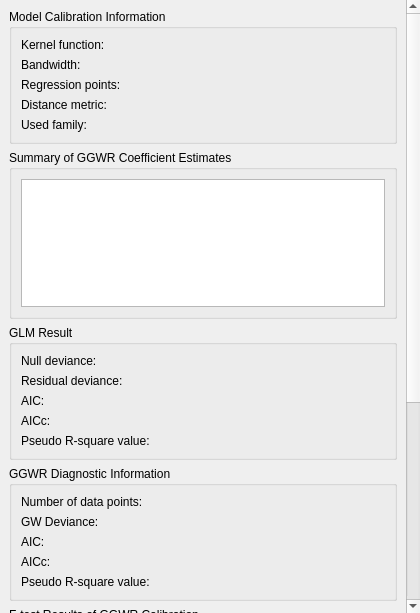
<?xml version="1.0" encoding="UTF-8"?>
<ui version="4.0">
 <class>GwmPropertyGGWRTab</class>
 <widget class="QWidget" name="GwmPropertyGGWRTab">
  <property name="geometry">
   <rect>
    <x>0</x>
    <y>0</y>
    <width>420</width>
    <height>613</height>
   </rect>
  </property>
  <property name="windowTitle">
   <string>Form</string>
  </property>
  <layout class="QGridLayout" name="gridLayout">
   <property name="leftMargin">
    <number>0</number>
   </property>
   <property name="topMargin">
    <number>0</number>
   </property>
   <property name="rightMargin">
    <number>0</number>
   </property>
   <property name="bottomMargin">
    <number>0</number>
   </property>
   <item row="0" column="0">
    <widget class="QScrollArea" name="scrollArea">
     <property name="frameShape">
      <enum>QFrame::NoFrame</enum>
     </property>
     <property name="frameShadow">
      <enum>QFrame::Plain</enum>
     </property>
     <property name="lineWidth">
      <number>0</number>
     </property>
     <property name="widgetResizable">
      <bool>true</bool>
     </property>
     <property name="alignment">
      <set>Qt::AlignLeading|Qt::AlignLeft|Qt::AlignTop</set>
     </property>
     <widget class="QWidget" name="scrollAreaWidgetContents">
      <property name="geometry">
       <rect>
        <x>0</x>
        <y>-291</y>
        <width>403</width>
        <height>904</height>
       </rect>
      </property>
      <layout class="QVBoxLayout" name="verticalLayout">
       <item>
        <widget class="QGroupBox" name="groupBox">
         <property name="sizePolicy">
          <sizepolicy hsizetype="Preferred" vsizetype="Fixed">
           <horstretch>0</horstretch>
           <verstretch>0</verstretch>
          </sizepolicy>
         </property>
         <property name="title">
          <string>Model Calibration Information</string>
         </property>
         <layout class="QFormLayout" name="formLayout">
          <item row="0" column="0">
           <widget class="QLabel" name="label">
            <property name="text">
             <string>Kernel function:</string>
            </property>
           </widget>
          </item>
          <item row="0" column="1">
           <widget class="QLabel" name="lblKernelFunction">
            <property name="text">
             <string/>
            </property>
           </widget>
          </item>
          <item row="1" column="0">
           <widget class="QLabel" name="lblBandwidthType">
            <property name="text">
             <string>Bandwidth:</string>
            </property>
           </widget>
          </item>
          <item row="1" column="1">
           <widget class="QLabel" name="lblBandwidthSize">
            <property name="text">
             <string/>
            </property>
           </widget>
          </item>
          <item row="2" column="0">
           <widget class="QLabel" name="label_5">
            <property name="text">
             <string>Regression points:</string>
            </property>
           </widget>
          </item>
          <item row="2" column="1">
           <widget class="QLabel" name="lblRegressionPoints">
            <property name="text">
             <string/>
            </property>
           </widget>
          </item>
          <item row="3" column="0">
           <widget class="QLabel" name="label_7">
            <property name="text">
             <string>Distance metric:</string>
            </property>
           </widget>
          </item>
          <item row="3" column="1">
           <widget class="QLabel" name="lblDistanceMetric">
            <property name="text">
             <string/>
            </property>
           </widget>
          </item>
          <item row="4" column="0">
           <widget class="QLabel" name="label_14">
            <property name="text">
             <string>Used family:</string>
            </property>
           </widget>
          </item>
          <item row="4" column="1">
           <widget class="QLabel" name="lblFamily">
            <property name="text">
             <string/>
            </property>
           </widget>
          </item>
         </layout>
        </widget>
       </item>
       <item>
        <widget class="QGroupBox" name="groupBox_2">
         <property name="sizePolicy">
          <sizepolicy hsizetype="Preferred" vsizetype="Preferred">
           <horstretch>0</horstretch>
           <verstretch>0</verstretch>
          </sizepolicy>
         </property>
         <property name="title">
          <string>Summary of GGWR Coefficient Estimates</string>
         </property>
         <layout class="QGridLayout" name="gridLayout_2">
          <property name="leftMargin">
           <number>9</number>
          </property>
          <property name="topMargin">
           <number>9</number>
          </property>
          <property name="rightMargin">
           <number>9</number>
          </property>
          <property name="bottomMargin">
           <number>9</number>
          </property>
          <item row="0" column="0">
           <widget class="QTableWidget" name="tbwCoefficient">
            <property name="minimumSize">
             <size>
              <width>0</width>
              <height>128</height>
             </size>
            </property>
           </widget>
          </item>
         </layout>
        </widget>
       </item>
       <item>
        <widget class="QGroupBox" name="grpGLMDiagnostic">
         <property name="title">
          <string>GLM Result</string>
         </property>
         <layout class="QFormLayout" name="formLayout_3">
          <item row="0" column="0">
           <widget class="QLabel" name="label_3">
            <property name="text">
             <string>Null deviance:</string>
            </property>
           </widget>
          </item>
          <item row="0" column="1">
           <widget class="QLabel" name="lblNullDev">
            <property name="text">
             <string/>
            </property>
           </widget>
          </item>
          <item row="1" column="0">
           <widget class="QLabel" name="label_11">
            <property name="text">
             <string>Residual deviance:</string>
            </property>
           </widget>
          </item>
          <item row="2" column="0">
           <widget class="QLabel" name="label_12">
            <property name="text">
             <string>AIC:</string>
            </property>
           </widget>
          </item>
          <item row="3" column="0">
           <widget class="QLabel" name="label_13">
            <property name="text">
             <string>AICc:</string>
            </property>
           </widget>
          </item>
          <item row="1" column="1">
           <widget class="QLabel" name="lblGLMDev">
            <property name="text">
             <string/>
            </property>
           </widget>
          </item>
          <item row="2" column="1">
           <widget class="QLabel" name="lblGLMAIC">
            <property name="text">
             <string/>
            </property>
           </widget>
          </item>
          <item row="3" column="1">
           <widget class="QLabel" name="lblGLMAICc">
            <property name="text">
             <string/>
            </property>
           </widget>
          </item>
          <item row="4" column="0">
           <widget class="QLabel" name="label_10">
            <property name="text">
             <string>Pseudo R-square value:</string>
            </property>
           </widget>
          </item>
          <item row="4" column="1">
           <widget class="QLabel" name="lblGLMRSS">
            <property name="text">
             <string/>
            </property>
           </widget>
          </item>
         </layout>
        </widget>
       </item>
       <item>
        <widget class="QGroupBox" name="grpDiagnostic">
         <property name="sizePolicy">
          <sizepolicy hsizetype="Preferred" vsizetype="Fixed">
           <horstretch>0</horstretch>
           <verstretch>0</verstretch>
          </sizepolicy>
         </property>
         <property name="title">
          <string>GGWR Diagnostic Information</string>
         </property>
         <layout class="QFormLayout" name="formLayout_2">
          <item row="0" column="0">
           <widget class="QLabel" name="label_2">
            <property name="text">
             <string>Number of data points:</string>
            </property>
           </widget>
          </item>
          <item row="0" column="1">
           <widget class="QLabel" name="lblNumberDataPoints">
            <property name="text">
             <string/>
            </property>
           </widget>
          </item>
          <item row="1" column="0">
           <widget class="QLabel" name="label_4">
            <property name="text">
             <string>GW Deviance:</string>
            </property>
           </widget>
          </item>
          <item row="1" column="1">
           <widget class="QLabel" name="lblGwDev">
            <property name="text">
             <string/>
            </property>
           </widget>
          </item>
          <item row="2" column="0">
           <widget class="QLabel" name="label_6">
            <property name="text">
             <string>AIC:</string>
            </property>
           </widget>
          </item>
          <item row="2" column="1">
           <widget class="QLabel" name="lblAIC">
            <property name="text">
             <string/>
            </property>
           </widget>
          </item>
          <item row="3" column="0">
           <widget class="QLabel" name="label_8">
            <property name="text">
             <string>AICc:</string>
            </property>
           </widget>
          </item>
          <item row="3" column="1">
           <widget class="QLabel" name="lblAICc">
            <property name="text">
             <string/>
            </property>
           </widget>
          </item>
          <item row="4" column="0">
           <widget class="QLabel" name="label_9">
            <property name="text">
             <string>Pseudo R-square value:</string>
            </property>
           </widget>
          </item>
          <item row="4" column="1">
           <widget class="QLabel" name="lblRSS">
            <property name="text">
             <string/>
            </property>
           </widget>
          </item>
         </layout>
        </widget>
       </item>
       <item>
        <widget class="QGroupBox" name="grpFTest">
         <property name="title">
          <string>F-test Results of GGWR Calibration</string>
         </property>
         <layout class="QVBoxLayout" name="verticalLayout_4">
          <item>
           <widget class="QTreeView" name="trvFTest">
            <property name="sizePolicy">
             <sizepolicy hsizetype="Expanding" vsizetype="Fixed">
              <horstretch>0</horstretch>
              <verstretch>0</verstretch>
             </sizepolicy>
            </property>
           </widget>
          </item>
         </layout>
        </widget>
       </item>
       <item>
        <widget class="QGroupBox" name="grpBwSelView">
         <property name="title">
          <string>Bandwidth Selection View</string>
         </property>
         <layout class="QVBoxLayout" name="verticalLayout_3"/>
        </widget>
       </item>
       <item alignment="Qt::AlignLeft">
        <widget class="QPushButton" name="btnSaveRes">
         <property name="sizePolicy">
          <sizepolicy hsizetype="Fixed" vsizetype="Fixed">
           <horstretch>0</horstretch>
           <verstretch>0</verstretch>
          </sizepolicy>
         </property>
         <property name="text">
          <string>Save</string>
         </property>
        </widget>
       </item>
      </layout>
     </widget>
    </widget>
   </item>
  </layout>
 </widget>
 <resources/>
 <connections/>
</ui>
